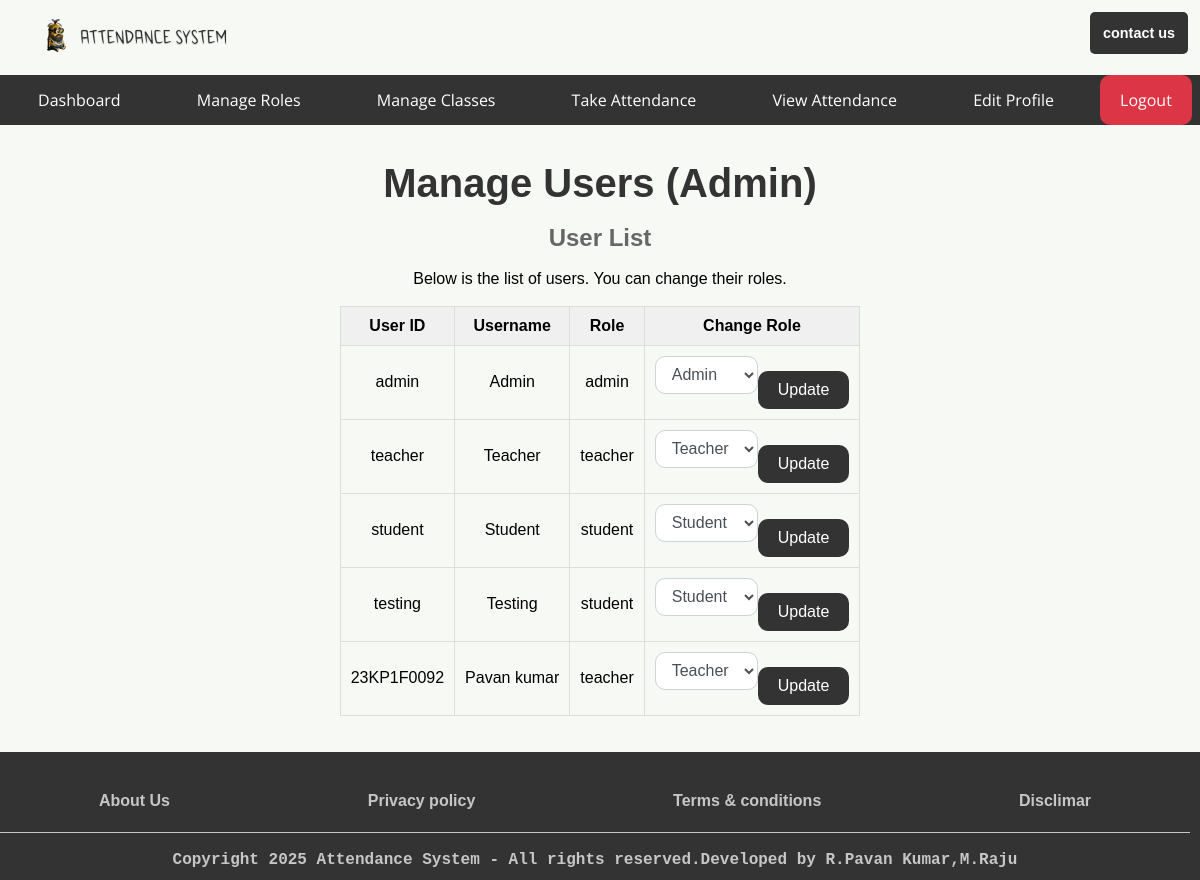
The app's page /admin/manage_roles (signed in), older data.
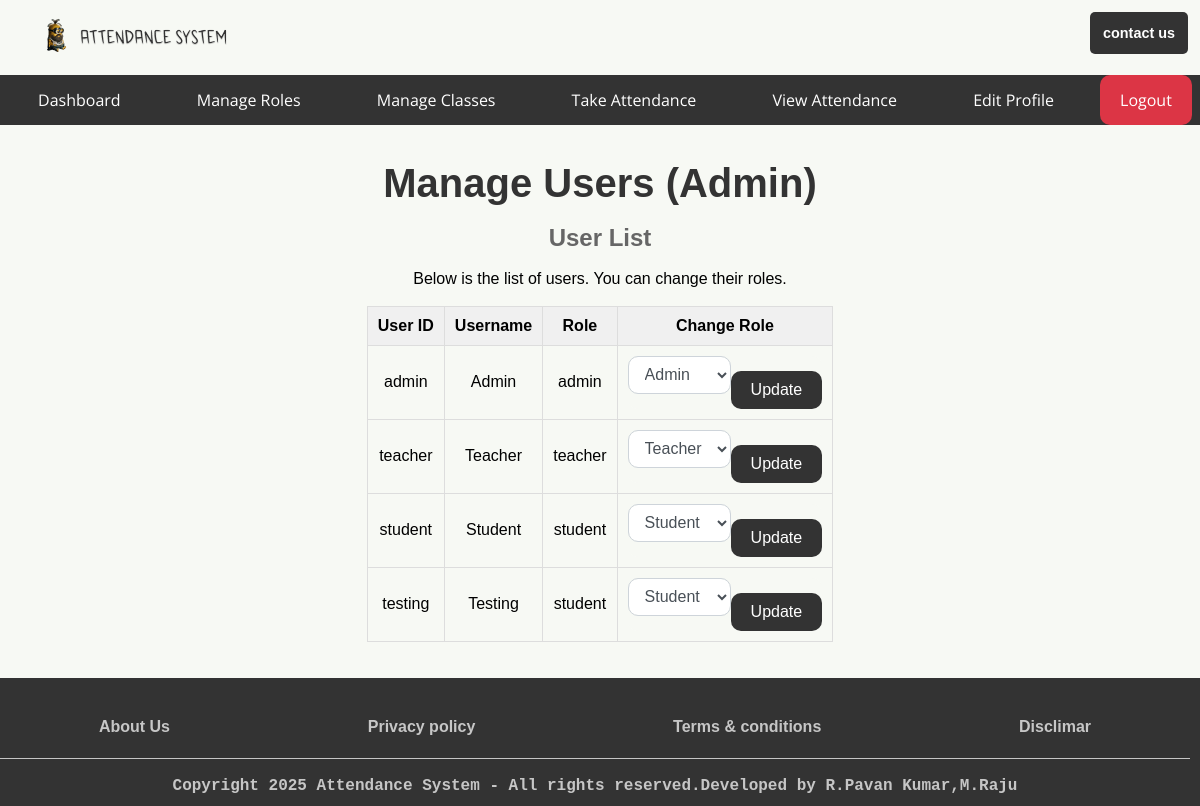
The same page, newer data.
### app.py (models this page shows, shortened)
class User(db.Model):
    userid = db.Column(db.String(10), primary_key=True, unique=True, nullable=False)
    username = db.Column(db.String(150), nullable=False)
    password_hash = db.Column(db.String(150), nullable=False)
    role = db.Column(db.String(50), nullable=False)

### app.py (the view, shortened to what this page needs)
@app.route('/admin/manage_roles', methods=['GET', 'POST'])
@role_required('admin')
def manage_roles():
    users = User.query.all()  # Get all users from the database
    return render_template('auth/dashboards/admin/manage_roles.html', users=users)

### app.py (called while the page is built)
def role_required(roles):
    if not isinstance(roles, list):
        roles = [roles]  # Ensure roles is a list
    def decorator(func):
        @wraps(func)
        def wrapper(*args, **kwargs):
            if 'username' not in session:
                return redirect(url_for('login'))
            user = User.query.filter_by(username=session['username']).first()
            if user.role not in roles:  # Check if the user's role is in the allowed roles list
                return redirect(url_for('index'))  # Redirect to the home page if unauthorized
            return func(*args, **kwargs)
        return wrapper
    return decorator

### templates/auth/dashboards/admin/manage_roles.html (shortened to what this page needs)
{% extends 'base/base_admin.html' %}
{% block body %}
<main>
    <h1>Manage Users (Admin)</h1><br/>
    <h2>User List</h2><br/>
    <p>Below is the list of users. You can change their roles.</p><br/>
    <div style="overflow-x: auto; max-width: 100%;">
    <table>
        <thead>
            <tr>
                <th>User ID</th>
                <th>Username</th>
                <th>Role</th>
                <th>Change Role</th>
            </tr>
        </thead>
        <tbody>
            {% if users %}
                {% for user in users %}
                    <tr>
                        <td>{{ user.userid }}</td>
                        <td>{{ user.username }}</td>
                        <td>{{ user.role }}</td>
                        <td>
                            <form class="role-form" action="{{ url_for('manage_roles') }}" method="POST">
                                <select name="role" class="form-control">
                                    <option value="admin" {% if user.role == 'admin' %}selected{% endif %}>Admin</option>
                                    <option value="teacher" {% if user.role == 'teacher' %}selected{% endif %}>Teacher</option>
                                    <option value="student" {% if user.role == 'student' %}selected{% endif %}>Student</option>
                                </select>
                                <button type="submit" class="role-btn">Update</button>
                            </form>
                        </td>
                    </tr>
                {% endfor %}
            {% else %}
                <tr><td colspan="4">No users found.</td></tr>
            {% endif %}
        </tbody>
    </table>
</div>
</main>
{% endblock body %}

### templates/base/base_admin.html (shortened to what this page needs)
<!DOCTYPE html>
<html lang="en">
<head>
    <link href="{{ url_for('static', filename='styles/index.css') }}" rel="stylesheet">
</head>
<body>
    <div class="container">
        <header>
            <div>
                <img class="figure" src="{{ url_for('static', filename='assets/images/logo/attendance-system-high-resolution-logo-transparent.png') }}" alt="Attendance System logo" title="logo" />
            </div>
            <div class="addbtn">
               <a href="{{ url_for('contact') }}">contact us</a>
            </div>
        </header>
        <nav>
            <ul>
                <li class="hideOnMobile"><a href="/">Dashboard</a></li>
                <li class="hideOnMobile"><a href="{{ url_for('manage_roles') }}">Manage Roles</a></li>
                <li class="hideOnMobile"><a href="{{ url_for('manage_classes', role='admin') }}">Manage Classes</a></li>
                <li class="hideOnMobile"><a href="{{ url_for('maintenance') }}">Take Attendance</a></li>
                <li class="hideOnMobile"><a href="{{ url_for('maintenance') }}">View Attendance</a></li>
                <li class="hideOnMobile"><a href="{{ url_for('edit_profiles') }}">Edit Profile</a></li>
                <li class="hideOnMobile"><a href="{{ url_for('logout') }}" class="logout">Logout</a></li>
            </ul>
        </nav>
{% block body %}{% endblock body %}
        <footer>
            {% block footer %}
            <div id="footm">
            <ul>
                <li><a href="{{ url_for('maintenance') }}">About Us</a></li>
                <li><a href="{{ url_for('maintenance') }}">Privacy policy</a></li>
                <li><a href="{{ url_for('maintenance') }}">Terms & conditions</a></li>
                <li><a href="{{ url_for('maintenance') }}">Disclimar</a></li>
            </ul>
            </div>
            <div class="footcopy"><hr/><br/><strong>Copyright 2025 Attendance System - All rights reserved.Developed by R.Pavan Kumar,M.Raju</strong></div>
            {% endblock footer %}
        </footer>
    </div>
</body>
</html>

### static/styles/index.css (style rules this page uses)
* { background: #f7f9f4; font-family: 'Arial', sans-serif; margin: 0; padding: 0; box-sizing: border-box; font-size: 1rem; text-decoration: none; }
.container { display: flex; flex-wrap: wrap; }
header { display: flex; width: 100%; padding: 1%; align-items: space-evenly; justify-content: space-between; }
header .figure { min-width: 50px; max-width: 250px; min-height: 90%; display: inline-block; }
.addbtn a { background: #333; color: #fff; font-family: sans-serif; font-size: 0.9rem; font-weight: bold; border-radius: 5px; padding: 13px 13px; min-width: 10%; min-height: 10px; max-height: 40px; text-align: center; line-height: 3; }
nav { background: #333; width: 100%; position: sticky; top: 0px; z-index: 1; }
nav ul { width: 100%; list-style: none; display: flex; align-items: center; justify-content: space-around; background: transparent; }
nav ul li { background: transparent; height: 50px; }
nav ul li a { text-decoration: none; font-family: 'Open Sans', sans-serif; background: transparent; color: #ffffff; padding: 0 30px; height: 100%; display: flex; align-items: center; }
a { background: transparent; }
main { display: flex; justify-content: start; align-items: center; flex-direction: column; padding: 3% 0; width: 100%; min-height: 60vh; }
footer { background: #333; width: 100%; display: flex; align-items: space-around; justify-content: space-around; flex-wrap: wrap; padding: 5vh 10px 0 0; color: #ffffff; }
#footm { width: 100%; }
#footm ul { list-style:none; width:100%; display: flex; align-items: space-around; justify-content: space-around; flex-wrap: wrap; }
#footm ul li { list-style: none; font-size: 0.9em; color: #fffFFFB8; font-weight: bold; margin-bottom: 10px; }
#footm ul li a { color: #fffFFFB8; }
footer div, footer ul, footer ul li { background: transparent; }
.footcopy hr { color: #fffFFFB8; height: 1px; border-width: 0; background-color: #fffFFFB8; }
.footcopy, strong { all:unset; width: 100%; text-align: center; margin: 1% 0; font-family: 'Courier New', Courier, monospace; font-weight: bold; background: transparent; color: #fffFFFB8; }
a { text-decoration: none; }
a.logout { background-color: #dc3545; border-color: #dc3545; color: #fff; border-radius: 10px; padding: 10px 20px ; font-size: 16px; text-decoration: none; cursor: pointer; }
form { width: 300px; max-width: 500px; margin: 40px auto; padding: 20px; border: 1px solid #ddd; border-radius: 10px; box-shadow: 0 0 10px rgba(0, 0, 0, 0.1); }
table { margin: 0 auto; border-collapse: collapse; border-spacing: 0; width: 100%; border: 1px solid #ddd; }
th, td { border: 1px solid #ddd; padding: 10px; text-align: center; }
th { background-color: #f0f0f0; }
h1 { text-align: center; font-size: 2.5rem; color: #333; }
h2 { text-align: center; font-size: 1.5rem; color: #666; }
button.role-btn { background-color: #333; color: #fff; border: none; border-radius: 10px; padding: 10px 20px; font-size: 16px; flex-wrap: wrap; text-decoration: none; cursor: pointer; }
form.role-form { width: auto; max-width: auto; margin: 0 auto; padding: 0 0 0 0; border: none; border-radius: none; box-shadow: none; display: flex; }
.form-control { display: block; height: calc(1.5em + .75rem + 2px); padding: .375rem .75rem; font-size: 1rem; font-weight: 400; line-height: 1.5; color: #495057; background-color: #fff; background-clip: padding-box; border: 1px solid #ced4da; border-radius: 10px; transition: border-color .15sease-in-out, box-shadow .15sease-in-out; }
button { width: 100%; padding: 10px; background-color: #ff7b00; border: none; border-radius: 5px; color: white; font-size: 16px; cursor: pointer; margin-top: 15px; }

Row changes from the older to the newer data that the page shows:
removed User: userid "23KP1F0092", username "Pavan kumar", role "teacher", role "Teacher"
